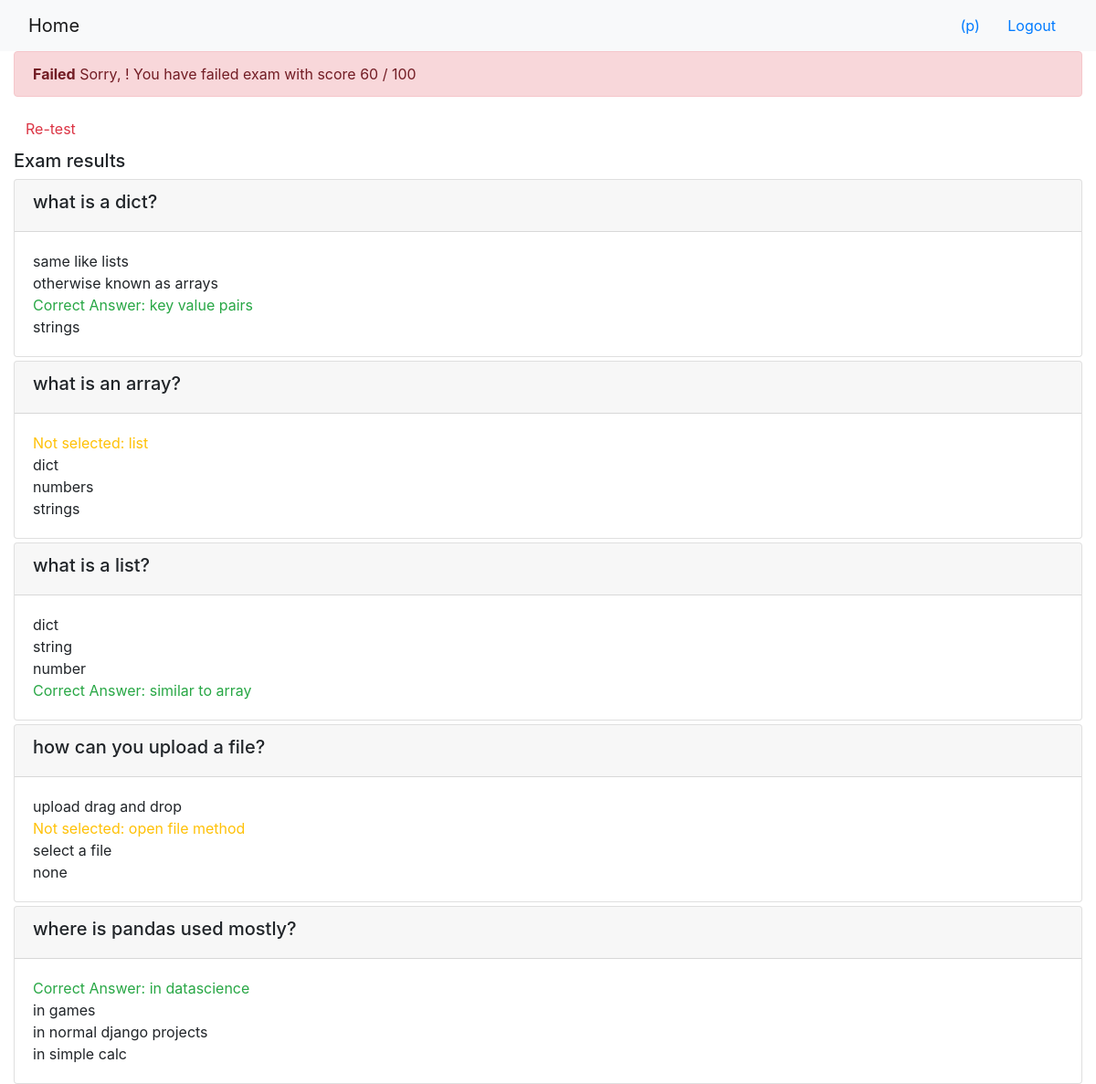
The page /onlinecourse/course/1/submission/1/result/ (signed in) on the database its author committed.
### onlinecourse/models.py (models this page shows, shortened)
class Question(models.Model):
    course=models.ForeignKey(Course,on_delete=models.CASCADE)
    q_text=models.CharField(max_length=2000)
    mark=models.PositiveIntegerField(default=2)

class Choice(models.Model):
    choice=models.CharField(max_length=120,default='choice')
    is_correct=models.BooleanField(default=False)
    question=models.ForeignKey(Question,on_delete=models.CASCADE)

### onlinecourse/views.py (the view)
# urls.py: path('course/<int:course_id>/submission/<int:submission_id>/result/', views.show_exam_result, name='exam_result')
def show_exam_result(request, course_id, submission_id):
    course = get_object_or_404(Course, pk=course_id)
    submitted = get_object_or_404(Submission, pk=submission_id)
    selected_choices = submitted.choices.all()
    score = 0
    for choice in selected_choices:
        if choice.is_correct == True:
            score  =score + 1
    grade=int((score/course.question_set.count())*100)
    context = {'course':course, 'submission':submitted, 'grade':grade}
    return render(request, 'onlinecourse/exam_result_bootstrap.html', context)

### onlinecourse/templates/onlinecourse/exam_result_bootstrap.html (shortened to what this page needs)
<!DOCTYPE html>
<html lang="en">
<head>
    {% load static %}
    <link rel="stylesheet" href="https://maxcdn.bootstrapcdn.com/bootstrap/4.5.2/css/bootstrap.min.css">
</head>
<body>
 <nav class="navbar navbar-light bg-light">
    <div class="container-fluid">
        <div class="navbar-header">
              <a class="navbar-brand" href="{% url 'onlinecourse:index' %}">Home</a>
        </div>
        <ul class="nav navbar-nav navbar-right">
            {% if user.is_authenticated %}
            <li>
                <a class="btn btn-link" href="#">{{ user.first_name }}({{ user.username }})</a>
                <a class="btn btn-link" href="{% url 'onlinecourse:logout' %}">Logout</a>
            </li>
            {% endif %}
        </ul>
    </div>
</nav>
<div class="container-fluid">
    {% if grade > 80 %}
    <div class="alert alert-success">
       Congratulations, {{ user.first_name }}! You have passed the exam and completed the course with score {{ grade }} / 100
    </div>
        {% else %}
        <div class="alert alert-danger">
            <strong>Failed</strong> Sorry, {{ user.first_name }}! You have failed exam with score {{ grade }} / 100
        </div>
        <a class="btn btn-link text-danger" href="{% url 'onlinecourse:course_details' course.id %}">Re-test</a>
        {% endif %}
        <div class="card-columns-vertical mt-1">
        <h5 class="">Exam results</h5>
            {% for question in course.question_set.all %}
            <div class="card mt-1">
                <div class="card-header"><h5>{{question.q_text}}</h5></div>
                <div class="card-body">
                    {% for choice in question.choice_set.all %}
                        {% if choice.is_correct %}
                            {% if choice in submission.choices.all %}
                                <div class="text-success">Correct Answer: {{ choice.choice }}</div>
                            {% else %}
                                <div class="text-warning">Not selected: {{ choice.choice }}</div>
                            {% endif %}
                        {% else %}
                            <div>{{ choice.choice }}</div>
                        {% endif %}
                    {% endfor %}
                </div>
            </div>
        {% endfor %}
        </div>
    </div>
</body>
</html>

### rows shown on the page
Question: q_text "what is a dict?"
Choice: choice "same like lists"
Choice: choice "otherwise known as arrays"
Choice: choice "key value pairs"
Choice: choice "strings"
Question: q_text "what is an array?"
Choice: choice "list"
Choice: choice "dict"
Choice: choice "numbers"
Choice: choice "strings"
Question: q_text "what is a list?"
Choice: choice "dict"
Choice: choice "string"
Choice: choice "number"
Choice: choice "similar to array"
Question: q_text "how can you upload a file?"
Choice: choice "upload drag and drop"
Choice: choice "open file method"
Choice: choice "select a file"
Choice: choice "none"
Question: q_text "where is pandas used mostly?"
Choice: choice "in datascience"
Choice: choice "in games"
Choice: choice "in normal django projects"
Choice: choice "in simple calc"

### other values the page prints
{{ user.username }} "p"
{{ grade }} "60"
